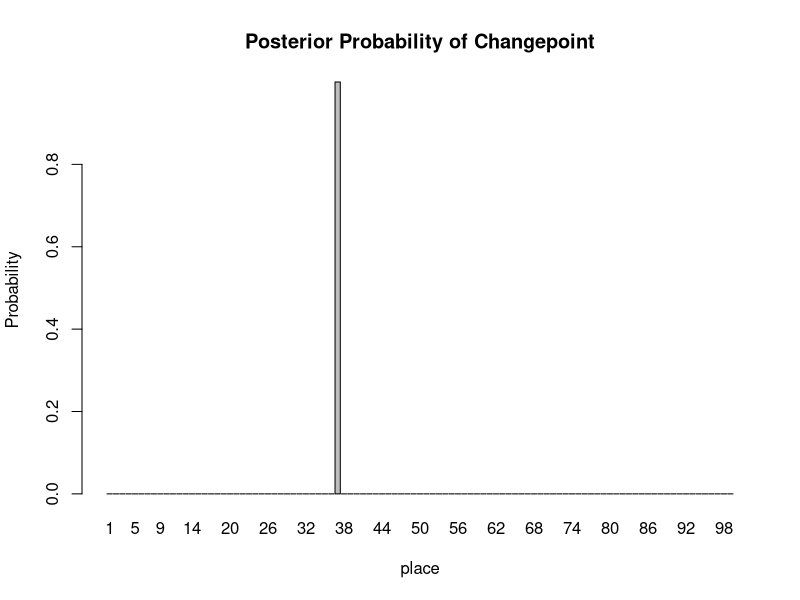

Source code (R):
chr1.1=c(2260, 2249, 2177, 1694, 2289, 2304, 2472, 2076, 2201, 1932, 
2290, 2201, 2271, 2243, 2209, 2243, 2270, 2167, 2273, 2172, 2044, 
2285, 2114, 1999, 2224, 2208, 2260, 2544, 2482, 2487, 2255, 2505, 
2278, 2014, 2223, 2028, 2480, 2354, 2359, 2179, 2504, 1887, 2123, 
2162, 2638, 2333, 2348, 2229, 2052, 2159, 2323, 2209, 2052, 1732, 
2284, 2350, 1908, 2144, 2225, 2259, 2182, 2341, 2107, 2423, 2475, 
2180, 2337, 2332, 2441, 2242, 2318, 2239, 2391, 2198, 1814, 2278, 
2430, 2439, 2412, 2519, 2166, 2141, 2115, 2048, 2006, 1979, 1984, 
2501, 1995, 2233, 2384, 1933, 2142, 2138, 2040, 2280, 2093, 2213, 
2342, 2235)
chr1.2=c(2249, 2362, 2263, 2469, 2352, 2320, 2290, 2267, 2235, 2269, 
2272, 2273, 2185, 2496, 2195, 2155, 1992, 2323, 2427, 2189, 2377, 
2282, 2317, 2174, 2400, 2300, 2120, 2259, 2262, 2271, 2334, 2833, 
2375, 2426, 2489, 2446, 2693, 2088, 2096, 2121, 2150, 2129, 2111, 
2145, 2185, 1915, 2274, 2193, 2171, 2154, 2143, 2066, 2100, 2188, 
2058, 2327, 2034, 2197, 2169, 2171, 2084, 2081, 2475, 2187, 2147, 
1931, 2163, 1988, 1997, 2261, 1917, 1920, 2095, 2064, 2082, 1954, 
2134, 1980, 1917, 1954, 1925, 2026, 2014, 2178, 2208, 2055, 2117, 
2030, 1982, 2056, 2118, 2072, 2185, 2112, 2197, 2027, 2104, 2637, 
2363, 2019)
chr1.3=c(1776, 1929, 1885, 2058, 1907, 2143, 2206, 2112, 2131, 1948, 
2291, 2112, 2122, 2985, 2690, 2634, 2339, 2924, 2805, 2755, 2901, 
2527, 2159, 2337, 2237, 2224, 2251, 2384, 2340, 2234, 2642, 2422, 
2381, 2527, 2428, 2167, 2275, 2589, 2364, 2407, 2736, 2452, 2600, 
2554, 2640, 2396, 2488, 2660, 2512, 2746, 2559, 2399, 2770, 2870, 
2300, 2391, 1936, 2308, 2128, 1940, 1925, 2108, 2343, 2223, 2174, 
2277, 2480, 2749, 2794, 2846, 2792, 2668, 2712, 2793, 2209, 2381, 
2218, 2368, 2503, 2619, 2378, 2262, 2145, 2008, 2186, 1994, 2075, 
1933, 2214, 2408, 2049, 2110, 2391, 2218, 2337, 2808, 2244, 2213, 
2569, 2455)
chr1.4=c(2557, 2441, 2488, 2435, 2297, 2325, 2769, 2642, 2620, 2569, 
2248, 2316, 2185, 2236, 2305, 2526, 1970, 2185, 1902, 2136, 2073, 
2193, 2191, 2517, 2148, 2107, 2154, 1955, 2210, 2143, 2187, 2285, 
2280, 2045, 2236, 1993, 1895, 2087, 1919, 2084, 2077, 2165, 2177, 
2047, 2099, 2127, 1948, 2283, 1868, 2057, 2076, 1924, 2053, 1798, 
1907, 1912, 2081, 2042, 1969, 1849, 1976, 2121, 1970, 2022, 2262, 
2104, 2177, 2211, 1969, 1946, 2105, 1945, 2116, 2126, 2113, 2623, 
2908, 2749, 3020, 2182, 2363, 1989, 2099, 2333, 2094, 2195, 2144, 
2241, 2059, 2009, 2334, 2027, 2135, 2315, 2015, 2015, 1981, 1869, 
2218, 1976)
chr1.5=c(2253, 2041, 2230, 2082, 1904, 2254, 2084, 1999, 2014, 2080, 
2141, 2092, 2081, 1974, 1966, 2227, 2179, 2248, 2116, 2140, 2084, 
2029, 2009, 2066, 1943, 2034, 2065, 2256, 2042, 2048, 2032, 2146, 
2197, 2240, 2341, 2041, 2246, 2267, 1845, 2281, 2681, 2466, 2513, 
2512, 2498, 2568, 2596, 2542, 2776, 2360, 2326, 2230, 2163, 2360, 
2026, 2103, 2202, 1923, 1967, 2027, 2139, 2224, 2107, 2053, 1991, 
1987, 2208, 2278, 2319, 2411, 2258, 2683, 3156, 2783, 2630, 2802, 
2671, 2598, 2640, 2982, 2850, 2759, 2607, 2690, 2240, 2426, 2416, 
2910, 2411, 2228, 2268, 2494, 2534, 2375, 2287, 2394, 2175, 2267, 
2428, 2511)
DNA_project <-function(data){
n=100
n_1=n-1
s<-rep(0,n_1)
  
  
for(i in 1:n_1) s[i]=sum(data[1:i])
sdata=sum(data)
logpr=rep(0,n_1) #διανυσμα για την posterior το k
    
for(i in 1:n_1){
    logpr[i]=lbeta(s[i]+1,i*5000-s[i]+1)+lbeta(sdata-s[i]+1,(n-i)*5000-(sdata-s[i])+1)
  #εδω εχουμε την posterior του k για καθε k
}
  
logprmax=max(logpr)
pr=exp(logpr-logprmax)
pr=pr/sum(pr) #κανονικοποιουμε

barplot(pr,names=1:n_1,main="Posterior Probability of Changepoint",xlab="place",ylab="Probability")

logev1 <- lbeta(sdata + 1, 5000*n - sdata + 1)
logev2 <- -log(n-1) + logprmax + log(sum(exp(logpr - logprmax)))

Postprob1 <- plogis(logev1-logev2)  # βρισκουμε το posterior του μοντελου 1 , χρησιμοποιω plogis γιατι μου βγαζει NaN αλλιως 
Postprob2 <- 1 - Postprob1            # και ομοιως για το 2
  draws<-rep(0,103)
  draws[1]=Postprob1
  draws[2]=Postprob2 #φτιαχνουμε τον πινακα μας 
  draws[3]=which.max(pr)
  for(i in 1:99){
    draws[i+3]=pr[i] # βοηθητικο για να δω την πιθανοτητα αλλαγης σε αλλα σημεια , σιγουρα υπαρχει καλυτερος τροπος απο αυτος
  }
  
  return(draws)}

draws<-DNA_project(chr1.2)
